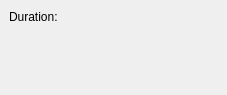
<ui version="4.0" >
 <author></author>
 <comment></comment>
 <exportmacro></exportmacro>
 <class>ArgStartExposureINDI</class>
 <widget class="QWidget" name="ArgStartExposureINDI" >
  <property name="geometry" >
   <rect>
    <x>0</x>
    <y>0</y>
    <width>227</width>
    <height>95</height>
   </rect>
  </property>
  <layout class="QVBoxLayout" >
   <property name="margin" >
    <number>9</number>
   </property>
   <property name="spacing" >
    <number>6</number>
   </property>
   <item>
    <layout class="QHBoxLayout" >
     <property name="margin" >
      <number>0</number>
     </property>
     <property name="spacing" >
      <number>6</number>
     </property>
     <item>
      <widget class="QLabel" name="duration" >
       <property name="text" >
        <string>Duration:</string>
       </property>
      </widget>
     </item>
     <item>
      <widget class="KIntNumInput" name="timeOut" />
     </item>
     <item>
      <spacer>
       <property name="orientation" >
        <enum>Qt::Horizontal</enum>
       </property>
       <property name="sizeType" >
        <enum>QSizePolicy::Expanding</enum>
       </property>
       <property name="sizeHint" >
        <size>
         <width>129</width>
         <height>16</height>
        </size>
       </property>
      </spacer>
     </item>
    </layout>
   </item>
   <item>
    <spacer>
     <property name="orientation" >
      <enum>Qt::Vertical</enum>
     </property>
     <property name="sizeType" >
      <enum>QSizePolicy::Expanding</enum>
     </property>
     <property name="sizeHint" >
      <size>
       <width>20</width>
       <height>9</height>
      </size>
     </property>
    </spacer>
   </item>
  </layout>
 </widget>
 <layoutdefault spacing="6" margin="11" />
 <pixmapfunction>qPixmapFromMimeSource</pixmapfunction>
 <customwidgets>
  <customwidget>
   <class>KIntNumInput</class>
   <extends></extends>
   <header>knuminput.h</header>
   <container>0</container>
   <pixmap></pixmap>
  </customwidget>
 </customwidgets>
 <resources/>
 <connections/>
</ui>
